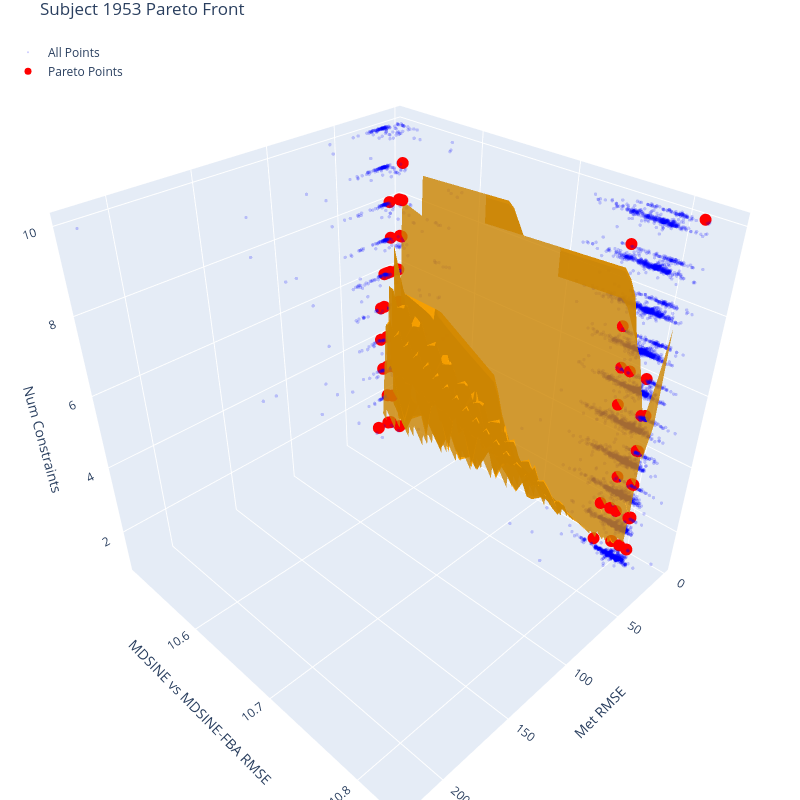

This figure's notebook cell:
### Code cell
### Here create pareto front for Monte Carlo Constraint FBA 

### Reading in all of the data from the simulation 
import ast
MC_constraint_directory = '/Users/haydengallo/UMass_Dropbox/Dropbox (UMass Medical School)/Bucci_Lab/glv_FBA/gLV_FBA_test_Kennedy_et_al_2025/processed_data_filtered_RC_all_cohorts_corrected_abs_abun/hpc_MC_FBA_constraints_test_1/'

met_rmse =[]
abun_rmse =[]
num_constraints = []
constraints = []
sim_num = []

conditions = ['Subject_1953_rmse']#, 'Subject_1999_rmse']
for j, name in enumerate(conditions):
    subdirectory = MC_constraint_directory + name
    temp_abun = []
    temp_met =[]
    for i in range(0,15000):
        
        temp_dir = subdirectory + '/rmse_dict_' + str(i) + '.csv'
        #print(temp_dir)
        if os.path.exists(temp_dir):
            #print(temp_dir)
            
            with open(temp_dir, 'r') as f:
                data_dict = json.load(f)
            met_rmse.append(data_dict['total_rmse'])
            constraints.append(data_dict['mets_constrained'])
            num_constraints.append(len(data_dict['mets_constrained']))
            abun_rmse.append(data_dict['rmse_MDSINE_vs_FBA'])
            sim_name = str(i)
            sim_num.append(sim_name)
            
data = list(zip(met_rmse, abun_rmse, num_constraints, constraints, sim_num))
mc_constraint_df = pd.DataFrame(data, columns=['met_rmse', 'abun_rmse', 'num_constraints', 'constraints', 'sim_num'])
mc_constraint_df

mc_constraint_df_filt = mc_constraint_df[mc_constraint_df['met_rmse'] != np.inf]

mc_constraint_df_filt_reduced = mc_constraint_df_filt.drop(columns=['constraints', 'sim_num'])

### determine pareto front
mask = paretoset(mc_constraint_df_filt_reduced, sense =['min', 'min', 'min'])
mc_constraint_df_filt['pareto'] = mask
mc_constraint_df_filt
            
# Create a figure
fig = go.Figure()

# Add scatter points for all data
fig.add_trace(go.Scatter3d(
    x=mc_constraint_df_filt['met_rmse'],
    y=np.log10(mc_constraint_df_filt['abun_rmse']),
    z=mc_constraint_df_filt['num_constraints'],
    mode='markers',
    marker=dict(
        size=2,
        color=mc_constraint_df_filt['pareto'].astype(int),  # Convert boolean to int for coloring
        colorscale=[[0, 'blue'], [1, 'red']],  # Blue for non-Pareto, red for Pareto
        opacity=0.2
    ),
    name='All Points'
))

# Filter only Pareto points
pareto_points = mc_constraint_df_filt[mc_constraint_df_filt['pareto'] == True]

# Extract coordinates of Pareto points
x = pareto_points['met_rmse'].values
y = np.log10(pareto_points['abun_rmse'].values)
z = pareto_points['num_constraints'].values
#pareto_sims = np.int64(pareto_points['sim_num'].values)

# Create a 2D surface for the Pareto front
if len(x) >= 4:
    # Create a grid for interpolation
    xi = np.linspace(min(x), max(x), 50)
    yi = np.linspace(min(y), max(y), 50)
    X, Y = np.meshgrid(xi, yi)
    
    # Interpolate z values over the grid
    points = np.vstack((x, y)).T
    Z = griddata(points, z, (X, Y), method='linear')
    
    color1 = 'orange'

    # Create the surface
    fig.add_trace(go.Surface(
        x=X,
        y=Y,
        z=Z,
        colorscale=[[0, color1], [1,color1]],
        opacity=0.8,
        showscale=False,
        name='Pareto Surface'
    ))
    
    # Add scatter points just for the Pareto optimal points to make them stand out
    fig.add_trace(go.Scatter3d(
        x=x, y=y, z=z,
        #hovertext=[f"sim_num={v:.3f}" for v in pareto_sims],
        mode='markers',
        marker=dict(
            size=7,
            color='red',
            symbol='circle'
        ),
        name='Pareto Points'
    ))

# Update the layout to make the figure cube-shaped
fig.update_layout(
    title='Subject 1953 Pareto Front',
    scene=dict(
        xaxis_title='Met RMSE',
        yaxis_title='MDSINE vs MDSINE-FBA RMSE',
        zaxis_title='Num Constraints',
        aspectmode='cube'  # Make the display cube-shaped
    ),
    legend=dict(
        yanchor="top",
        y=0.99,
        xanchor="left",
        x=0.01
    ),
    margin=dict(l=0, r=0, b=0, t=30),
    height=800,
    width=800  # Match height for a perfect cube display
)




# Show the figure
fig.show()

### Figure 1 — Plotly figure (JSON) as saved in the notebook; plotly's stock layout.template omitted (floating-point values rounded to 4 significant figures; data arrays with more than 128 entries replaced by an {"elided": "..."} marker saying what was removed)
{"data": [{"marker": {"color": {"elided": "10761 int values"}, "colorscale": [[0, "blue"], [1, "red"]], "opacity": 0.2, "size": 2}, "mode": "markers", "name": "All Points", "type": "scatter3d", "x": {"elided": "10761 float values"}, "y": {"elided": "10761 float values"}, "z": {"elided": "10761 int values"}}, {"colorscale": [[0, "orange"], [1, "orange"]], "name": "Pareto Surface", "opacity": 0.8, "showscale": false, "type": "surface", "x": {"elided": "50x50 float values"}, "y": {"elided": "50x50 float values"}, "z": {"elided": "50x50 float values"}}, {"marker": {"color": "red", "size": 7, "symbol": "circle"}, "mode": "markers", "name": "Pareto Points", "type": "scatter3d", "x": [13.71, 14.43, 12.55, 4.034, 4.044, 15.3, 4.031, 15.42, 13.45, 2.5, 11.79, 11.26, 12.17, 5.409, 3.789, 11.51, 5.698, 2.454, 19.62, 4.015, 4.59, 4.184, 3.73, 20.86, 4.351, 4.106, 4.124, 13.06, 12.63, 24.99, 5.274, 17.75, 5.182, 5.36, 5.381, 2.488, 17.42, 5.341, 5.545, 4.021, 6.0, 4.031, 5.349, 5.551, 21.28, 4.117, 12.09, 5.46, 4.311, 5.298, 3.95, 13.43, 15.69, 15.7, 15.61, 12.42, 5.382, 6.405], "y": [10.51, 10.51, 10.53, 10.8, 10.8, 10.51, 10.8, 10.51, 10.52, 10.76, 10.51, 10.78, 10.51, 10.78, 10.8, 10.51, 10.77, 10.82, 10.51, 10.79, 10.51, 10.77, 10.76, 10.51, 10.51, 10.8, 10.77, 10.51, 10.51, 10.51, 10.81, 10.51, 10.8, 10.79, 10.52, 10.8, 10.51, 10.8, 10.79, 10.8, 10.51, 10.78, 10.79, 10.51, 10.51, 10.52, 10.51, 10.51, 10.78, 10.8, 10.52, 10.51, 10.51, 10.51, 10.51, 10.51, 10.52, 10.51], "z": [1, 6, 1, 2, 3, 1, 4, 4, 2, 7, 7, 1, 6, 2, 4, 4, 2, 10, 3, 6, 8, 6, 9, 5, 8, 5, 5, 3, 3, 1, 1, 5, 2, 1, 7, 5, 6, 1, 1, 3, 6, 6, 2, 5, 4, 8, 8, 3, 3, 2, 9, 3, 3, 6, 2, 4, 7, 3]}], "layout": {"height": 800, "legend": {"x": 0.01, "xanchor": "left", "y": 0.99, "yanchor": "top"}, "margin": {"b": 0, "l": 0, "r": 0, "t": 30}, "scene": {"aspectmode": "cube", "xaxis": {"title": {"text": "Met RMSE"}}, "yaxis": {"title": {"text": "MDSINE vs MDSINE-FBA RMSE"}}, "zaxis": {"title": {"text": "Num Constraints"}}}, "title": {"text": "Subject 1953 Pareto Front"}, "width": 800}}
